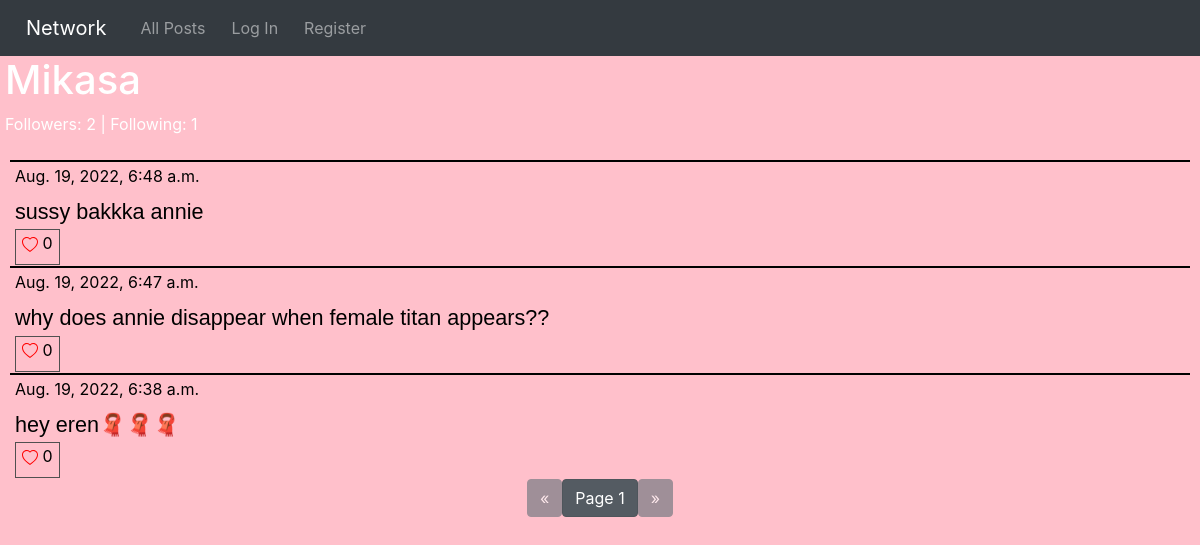
Page /user/2/page/1 on the committed database.
### network/models.py (models this page shows, shortened)
class User(AbstractUser):
    pass

class Posts(models.Model):
    content = models.TextField(blank=False)
    user = models.ForeignKey(User, on_delete=models.CASCADE, related_name="user_posts")
    like = models.IntegerField(default=0)
    time = models.DateTimeField(auto_now_add=True)

### network/views.py (the view, shortened to what this page needs)
# urls.py: path("user/<int:user_id>/page/<int:page_no>", views.view_user, name="user-posts"),
@csrf_exempt
def view_user(request, user_id, page_no):
    usr_ = User.objects.get(pk=user_id)
    posts = usr_.user_posts.all().order_by("-time")
    posts = Paginator(posts, 10).page(page_no)
    liked_posts = liked_list(posts, request.user)
    followers = usr_.follows.first().followers.all()
    f = "Follow"
    if request.user in followers:
        f = "Unfollow"
    followings = usr_.follows.first().followed_users.all()
    return render(request, "network/user.html", {
        "posts": posts,
        "liked_posts": liked_posts,
        "usr": usr_,
        "followers": len(followers),
        "followings": len(followings),
        "btnText": f
    })

### network/views.py (called while the page is built)
def liked_list(posts, user):
    liked_posts = []
    for post in posts:
        for p in post.liked_usr.all():
            for usr in p.liked_users.all():
                if usr == user:
                    liked_posts.append(post.id)
    return liked_posts

### network/templates/network/user.html (shortened to what this page needs)
{% extends "network/layout.html" %}
{% load static %}
{% block body %}
<label id="user-head">
    <h1>{{ usr }}
    </h1>
    <p id="follow-data">Followers: {{ followers }} | Following: {{ followings }}</p>
</label>
<div id="all_posts">
    <div id="posts">
        {% for post in posts %}
        <div class="post-item">
            <label class="post-content">
                <label class="time-data">{{ post.time }}</label>
                <br />
                <p class="post-text">{{ post.content }}</p>
                {% if user.is_authenticated %}
                {% if post.id in liked_posts %}
                <div id="like-btn-{{ post.id }}">
                    <button class="like-btn" onclick="like_post('{{ post.id }}');">
                        <svg xmlns="http://www.w3.org/2000/svg" width="16" height="16" fill="red"
                            class="bi bi-heart-fill" viewBox="0 0 16 16">
                            <path fill-rule="evenodd"
                                d="M8 1.314C12.438-3.248 23.534 4.735 8 15-7.534 4.736 3.562-3.248 8 1.314z" />
                        </svg>
                        <label class="bi-heart" id="like-no-{{ post.id }}">{{ post.like }}</label>
                    </button>
                </div>
                {% else %}
                <div id="like-btn-{{ post.id }}">
                    <button class="like-btn" onclick="like_post('{{ post.id }}');">
                        <svg xmlns="http://www.w3.org/2000/svg" width="16" height="16" fill="red" class="bi bi-heart"
                            viewBox="0 0 16 16">
                            <path
                                d="m8 2.748-.717-.737C5.6.281 2.514.878 1.4 3.053c-.523 1.023-.641 2.5.314 4.385.92 1.815 2.834 3.989 6.286 6.357 3.452-2.368 5.365-4.542 6.286-6.357.955-1.886.838-3.362.314-4.385C13.486.878 10.4.28 8.717 2.01L8 2.748zM8 15C-7.333 4.868 3.279-3.04 7.824 1.143c.06.055.119.112.176.171a3.12 3.12 0 0 1 .176-.17C12.72-3.042 23.333 4.867 8 15z" />
                        </svg>
                        <label class="bi-heart" id="like-no-{{ post.id }}">{{ post.like }}</label>
                    </button>
                </div>
                {% endif %}
                {% else %}
                <div id="like-btn-{{ post.id }}">
                    <button class="like-btn" onclick="alert('You must me signed in to like posts');">
                        <label class="bi-heart" id="like-no-{{ post.id }}">{{ post.like }}</label>
                    </button>
                </div>
                {% endif %}
            </label>
        </div>
        {% endfor %}
    </div>
</div>
<nav aria-label="Page navigation">
    <ul class="pagination justify-content-center">
        {% if posts.has_previous %}
        <li>
            <a href="{% url 'user-posts' usr.id posts.previous_page_number %}">
                <button class="btn btn-secondary"> &laquo; </button>
            </a>
        </li>
        {% else %}
        <li>
            <button class="btn btn-secondary" disabled> &laquo; </button>
        </li>
        {% endif %}
        <li>
            <a href="#">
                <button class="btn btn-secondary active">Page {{ posts.number }}</button>
            </a>
        </li>
        {% if posts.has_next %}
        <li>
            <a href="{% url 'user-posts' usr.id posts.next_page_number %}">
                <button class="btn btn-secondary"> &raquo; </button>
            </a>
        </li>
        {% else %}
        <li>
            <button class="btn btn-secondary" disabled> &raquo; </button>
        </li>
        {% endif %}
    </ul>
</nav>
{% endblock %}

### network/templates/network/layout.html (shortened to what this page needs)
{% load static %}
<!DOCTYPE html>
<html lang="en">
    <head>
        <link rel="stylesheet" href="https://stackpath.bootstrapcdn.com/bootstrap/4.4.1/css/bootstrap.min.css">
        <link href="{% static 'network/styles.css' %}" rel="stylesheet">
    </head>
    <body>
        <nav class="navbar navbar-expand-lg navbar-dark bg-dark" id="bar">
            <a class="navbar-brand" href="#">Network</a>
            <div>
              <ul class="navbar-nav mr-auto">
                <li class="nav-item">
                  <a class="nav-link" href="{% url 'index' %}">All Posts</a>
                </li>
                {% if user.is_authenticated %}
                    <li class="nav-item">
                        <a class="nav-link" href="{% url 'following' 1 %}">Following</a>
                    </li>
                    <li class="nav-item">
                        <a class="nav-link" href="{% url 'logout' %}">Log Out</a>
                    </li>
                {% else %}
                    <li class="nav-item">
                        <a class="nav-link" href="{% url 'login' %}">Log In</a>
                    </li>
                    <li class="nav-item">
                        <a class="nav-link" href="{% url 'register' %}">Register</a>
                    </li>
                {% endif %}
              </ul>
            </div>
          </nav>
        <div class="body">
            {% block body %}
            {% endblock %}
        </div>
    </body>
</html>

### network/static/network/styles.css (style rules this page uses)
body { background-color: pink; color: black; }
#bar { color: pink; }
.navbar-nav { display: flex; flex-direction: row; }
.nav-item, .navbar-brand { padding-left: 10px; }
#posts { margin-left: 10px; margin-right: 10px; }
.post-item { border-top: 2px solid black; font-size: large; }
.post-content { color: black; margin-left: 5px; margin-bottom: 1px; }
.time-data { color: black; font-size: medium; margin-top: 1px; }
.like-btn { background-color: transparent; border: 1px solid #505050; font-size: medium; }
.post-text { font-family: 'Lucida Sans', 'Lucida Sans Regular', 'Lucida Grande', 'Lucida Sans Unicode', Geneva, Verdana, sans-serif; font-size: larger; margin-bottom: 1px; }
#user-head { text-transform: capitalize; margin-left: 5px; color: white; }
#follow-data { font-size: medium; }

### rows in the picture
User: username "Mikasa"
Posts: time "Aug. 19, 2022, 6:48 a.m.", content "sussy bakkka annie", like "0"
Posts: time "Aug. 19, 2022, 6:47 a.m.", content "why does annie disappear when female titan appears??", like "0"
Posts: time "Aug. 19, 2022, 6:38 a.m.", content "hey eren🧣🧣🧣", like "0"

### other values in the picture
{{ followers }} "2"
{{ followings }} "1"
{{ posts.number }} "1"
